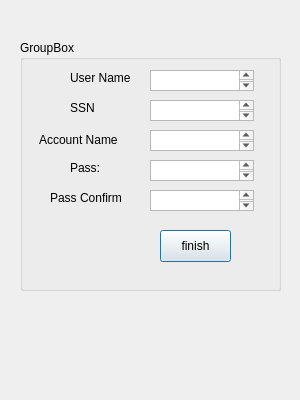
<?xml version="1.0" encoding="UTF-8"?>
<ui version="4.0">
 <class>RegisterAccount</class>
 <widget class="QDialog" name="RegisterAccount">
  <property name="geometry">
   <rect>
    <x>0</x>
    <y>0</y>
    <width>300</width>
    <height>400</height>
   </rect>
  </property>
  <property name="windowTitle">
   <string>Dialog</string>
  </property>
  <widget class="QGroupBox" name="groupBox_2">
   <property name="geometry">
    <rect>
     <x>20</x>
     <y>40</y>
     <width>261</width>
     <height>251</height>
    </rect>
   </property>
   <property name="title">
    <string>GroupBox</string>
   </property>
   <widget class="QLabel" name="label_5">
    <property name="geometry">
     <rect>
      <x>30</x>
      <y>150</y>
      <width>91</width>
      <height>16</height>
     </rect>
    </property>
    <property name="text">
     <string>Pass Confirm</string>
    </property>
    <property name="buddy">
     <cstring>label_5</cstring>
    </property>
   </widget>
   <widget class="QLabel" name="label_4">
    <property name="geometry">
     <rect>
      <x>50</x>
      <y>120</y>
      <width>60</width>
      <height>16</height>
     </rect>
    </property>
    <property name="text">
     <string>Pass:</string>
    </property>
    <property name="buddy">
     <cstring>label_4</cstring>
    </property>
   </widget>
   <widget class="QTextEdit" name="TxtPass">
    <property name="geometry">
     <rect>
      <x>130</x>
      <y>120</y>
      <width>104</width>
      <height>21</height>
     </rect>
    </property>
   </widget>
   <widget class="QTextEdit" name="TxtPassConfirm">
    <property name="geometry">
     <rect>
      <x>130</x>
      <y>150</y>
      <width>104</width>
      <height>21</height>
     </rect>
    </property>
   </widget>
   <widget class="QPushButton" name="ButtonFinish">
    <property name="geometry">
     <rect>
      <x>140</x>
      <y>190</y>
      <width>71</width>
      <height>32</height>
     </rect>
    </property>
    <property name="text">
     <string>finish</string>
    </property>
   </widget>
   <widget class="QLabel" name="label_6">
    <property name="geometry">
     <rect>
      <x>50</x>
      <y>30</y>
      <width>71</width>
      <height>16</height>
     </rect>
    </property>
    <property name="text">
     <string>User Name</string>
    </property>
   </widget>
   <widget class="QTextEdit" name="TxtUserName">
    <property name="geometry">
     <rect>
      <x>130</x>
      <y>30</y>
      <width>104</width>
      <height>21</height>
     </rect>
    </property>
   </widget>
   <widget class="QLabel" name="label_7">
    <property name="geometry">
     <rect>
      <x>50</x>
      <y>60</y>
      <width>60</width>
      <height>16</height>
     </rect>
    </property>
    <property name="text">
     <string>SSN</string>
    </property>
    <property name="buddy">
     <cstring>label_4</cstring>
    </property>
   </widget>
   <widget class="QTextEdit" name="TxtSSN">
    <property name="geometry">
     <rect>
      <x>130</x>
      <y>60</y>
      <width>104</width>
      <height>21</height>
     </rect>
    </property>
   </widget>
   <widget class="QLabel" name="label_8">
    <property name="geometry">
     <rect>
      <x>19</x>
      <y>90</y>
      <width>91</width>
      <height>20</height>
     </rect>
    </property>
    <property name="text">
     <string>Account Name</string>
    </property>
   </widget>
   <widget class="QTextEdit" name="TxtAccountName">
    <property name="geometry">
     <rect>
      <x>130</x>
      <y>90</y>
      <width>104</width>
      <height>21</height>
     </rect>
    </property>
   </widget>
  </widget>
 </widget>
 <resources/>
 <connections/>
</ui>
